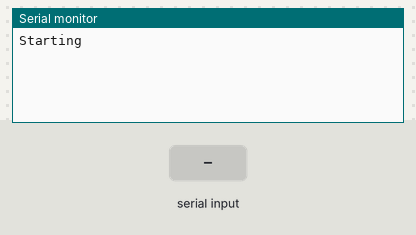
Bench run of a sketch on a simulated Arduino Uno, built with avr-gcc and run on an emulated ATmega328P. On the bench: the last lines printed to the serial monitor. The test bench sets the inputs (shaded band).

Above: at 1.2 s.
1.3 s: "1" received over the second serial link
At 2.5 s:
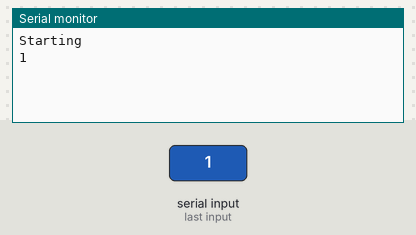
2.8 s: "0" received over the second serial link
At 3.8 s:
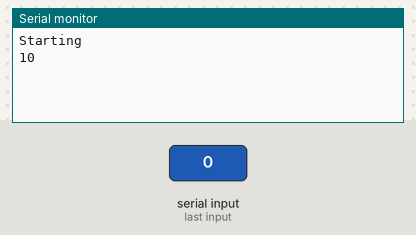

The sketch:

125kHZ-RFID-reader.ino
```cpp
/*
link between the computer and the SoftSerial Shield
  at 9600 bps 8-N-1
  Computer is connected to Hardware UART
  SoftSerial Shield is connected to the Software UART:D2&D3
*/

#include <SoftwareSerial.h>

SoftwareSerial SoftSerial(2, 3);
unsigned char buffer[128];       // buffer array for data receive over serial port
int count = 0;                    // counter for buffer array

void setup()
{
    SoftSerial.begin(9600);     // the SoftSerial baud rate
    Serial.begin(9600);         // the Serial port of Arduino baud rate.
    Serial.println("Starting");
}

void loop()
{
    // if date is coming from software serial port ==> data is coming from SoftSerial shield
    if (SoftSerial.available() > 0)
    {
        while(SoftSerial.available() > 0)               // reading data into char array
        {
            buffer[count++] = SoftSerial.read();      // writing data into array
            if(count == 128)break;
        }
        Serial.write(buffer, count);     // if no data transmission ends, write buffer to hardware serial port
        clearBufferArray();             // call clearBufferArray function to clear the stored data from the array
        count = 0;                      // set counter of while loop to zero
    }
    if (Serial.available())             // if data is available on hardware serial port ==> data is coming from PC or notebook
        SoftSerial.write(Serial.read());    // write it to the SoftSerial shield
}

void clearBufferArray()                 // function to clear buffer array
{
    // clear all index of array with command NULL
    for (int i=0; i<count; i++)
    {
        buffer[i]=NULL;
    }
}
```

Measured:
- after the input at 1.3 s, the serial monitor: prints a new line at once (image 1)
- after the input at 2.8 s, the serial monitor: prints a new line at once (image 2)
